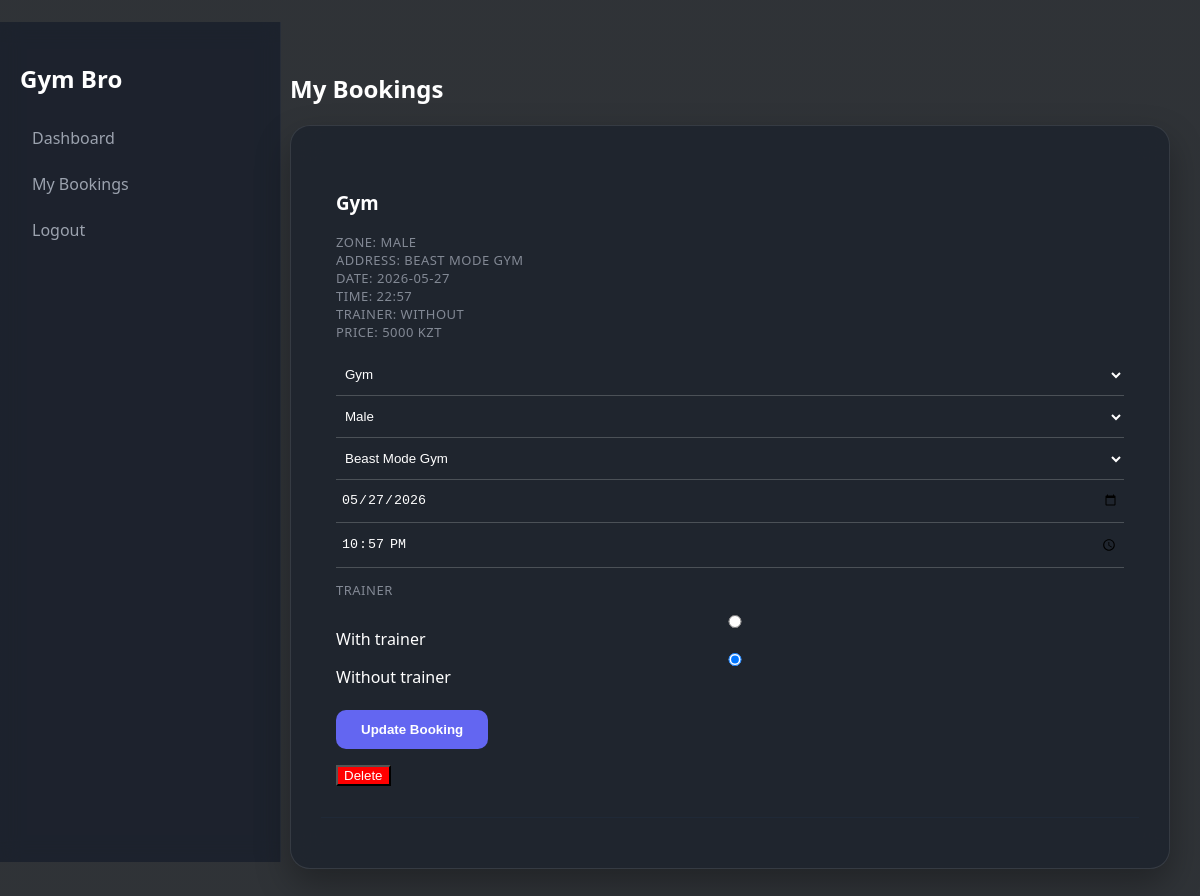
Page /profile (signed in) on the earlier database version.
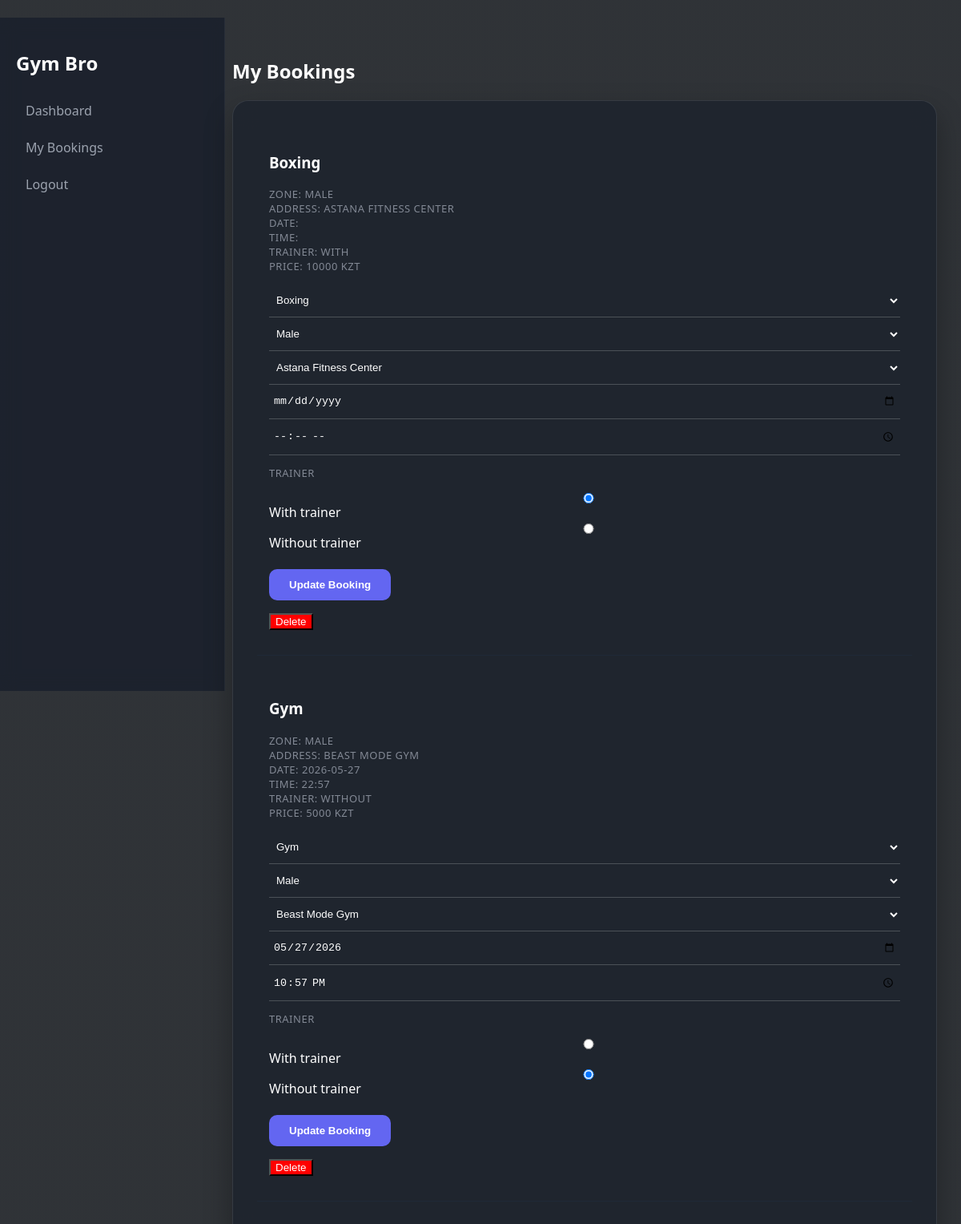
Same page on the later database version.
### tables this page shows
CREATE TABLE bookings (
        id INTEGER PRIMARY KEY AUTOINCREMENT,
        user_id INTEGER,
        training_type TEXT,
        gym_zone TEXT,
        gym_address TEXT,
        booking_date TEXT,
        booking_time TEXT,
        trainer_type TEXT,
        price INTEGER
    );

### GYM_final.py (the view)
@app.route("/profile")
def profile():
    if not login_required():
        return redirect(url_for("home"))
    conn = get_db()
    cur = conn.cursor()
    cur.execute("""
        SELECT id,
               training_type,
               gym_zone,
               gym_address,
               booking_date,
               booking_time,
               trainer_type,
               price
        FROM bookings
        WHERE user_id=?
        ORDER BY id DESC
    """, (session["user_id"],))
    bookings = cur.fetchall()
    conn.close()
    return render_template("profile.html", bookings=bookings)

### GYM_final.py (called while the page is built)
def get_db():
    conn = sqlite3.connect("gym.db")
    conn.row_factory = sqlite3.Row
    return conn

def login_required():
    return "user_id" in session

### templates/Profile.html (shortened to what this page needs)
﻿{% extends "layout.html" %}
{% block content %}
<h2>My Bookings</h2>
<div class="card-saas">
    {% for b in bookings %}
    <div style="margin-bottom:20px; padding:15px; border-bottom:1px solid #1f2937;">
        <h3>{{ b[1] }}</h3>
        <p class="muted">
            Zone: {{ b[2] }} <br>
            Address: {{ b[3] }} <br>
            Date: {{ b[4] }} <br>
            Time: {{ b[5] }} <br>
            Trainer: {{ b[6] }} <br>
            Price: {{ b[7] }} KZT
        </p>
        <form method="POST" action="/update/{{ b[0] }}">
            <select name="training">
                <option value="Boxing"
                        {% if b[1]=='Boxing' %}selected{% endif %}>
                    Boxing
                </option>
                <option value="Gym"
                        {% if b[1]=='Gym' %}selected{% endif %}>
                    Gym
                </option>
            </select>
            <select name="gym_zone">
                <option value="Male"
                        {% if b[2]=='Male' %}selected{% endif %}>
                    Male
                </option>
            </select>
            <select name="gym_address">
                <option value="Astana Fitness Center"
                        {% if b[3]=='Astana Fitness Center' %}selected{% endif %}>
                    Astana Fitness Center
                </option>
                <option value="Beast Mode Gym"
                        {% if b[3]=='Beast Mode Gym' %}selected{% endif %}>
                    Beast Mode Gym
                </option>
            </select>
            <input type="date" name="date" value="{{ b[4] }}" required>
            <input type="time" name="time" value="{{ b[5] }}" required>
            <p class="muted">Trainer</p>
            <label>
                <input type="radio" name="trainer_type" value="with"
                       {% if b[6]=='with' %}checked{% endif %}>
                With trainer
            </label>
            <label>
                <input type="radio" name="trainer_type" value="without"
                       {% if b[6]=='without' %}checked{% endif %}>
                Without trainer
            </label>
            <br><br>
            <button type="submit" class="btn-primary">
                Update Booking
            </button>
        </form>
        <form method="POST" action="/delete/{{ b[0] }}" style="margin-top:10px;">
            <button type="submit" style="background:red; color:white;">
                Delete
            </button>
        </form>
    </div>
    {% endfor %}
</div>
{% endblock %}

### templates/layout.html (shortened to what this page needs)
<!DOCTYPE html>
<html>
<head>
    <link rel="stylesheet" href="{{ url_for('static', filename='style.css') }}">
</head>
<body>
    <div class="sidebar">
        <h2>Gym Bro</h2>
        <a href="/dashboard">Dashboard</a>
        <a href="/profile">My Bookings</a>
        <a href="/logout">Logout</a>
    </div>
    <div class="main">
        {% block content %}{% endblock %}
    </div>
</body>
</html>

### static/style.css (style rules this page uses)
body { background: linear-gradient(rgba(11, 15, 20, 0.85), rgba(11, 15, 20, 0.85)), url('https://images.unsplash.com/photo-1778828494354-9b717d36dc99?q=80&w=1170&auto=format&fit=crop&ixlib=rb-4.1.0&ixid=M3wxMjA3fDB8MHxwaG90by1wYWdlfHx8fGVufDB8fHx8fA%3D%3D'); background-size: cover; background-position: center; background-attachment: fixed; color: white; font-family: 'Segoe UI', Arial, sans-serif; margin: 0; }
.sidebar { width: 240px; height: 100vh; position: fixed; background: rgba(17, 24, 39, 0.6); backdrop-filter: blur(10px); padding: 20px; border-right: 1px solid rgba(255, 255, 255, 0.05); }
.sidebar a { display: block; color: #9ca3af; padding: 12px; text-decoration: none; border-radius: 10px; transition: 0.3s; }
.main { margin-left: 260px; padding: 30px; }
.card-saas { background: rgba(17, 24, 39, 0.5); backdrop-filter: blur(15px); border: 1px solid rgba(255, 255, 255, 0.1); border-radius: 20px; padding: 30px; box-shadow: 0 15px 35px rgba(0,0,0,0.3); }
input, select { background: transparent !important; border: none !important; border-bottom: 1px solid rgba(255, 255, 255, 0.2) !important; color: white !important; padding: 12px 5px !important; border-radius: 0 !important; width: 100%; outline: none; transition: 0.3s; }
.btn-primary { background: #6366f1; border: none; padding: 12px 25px; border-radius: 10px; font-weight: bold; color: white; cursor: pointer; transition: 0.3s; }
.muted { color: rgba(156, 163, 175, 0.8); font-size: 13px; text-transform: uppercase; letter-spacing: 0.5px; }
select option { background: #111827; color: white; }

Differences in the rows shown:
added bookings: training_type "Boxing", gym_zone "MALE", gym_address "ASTANA FITNESS CENTER", trainer_type "WITH", price "10000", training "Boxing", gym_zone "Male", gym_address "Astana Fitness Center", trainer_type "☑ With trainer", trainer_type "☐ Without trainer"
